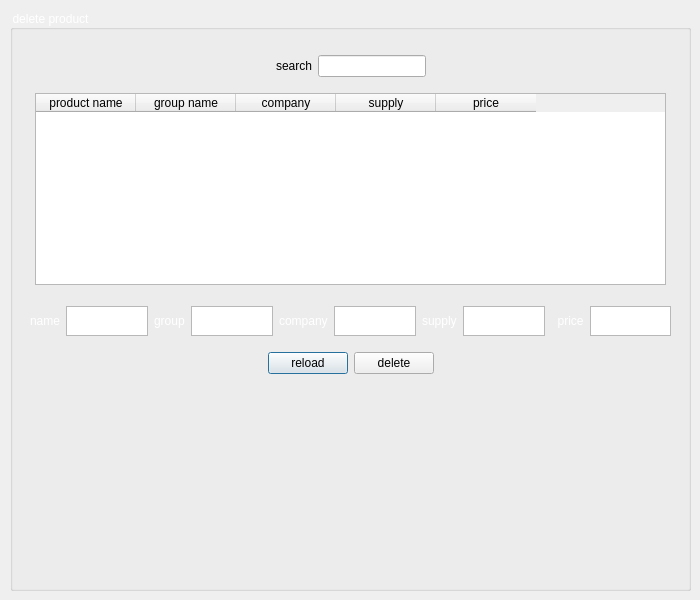
<?xml version="1.0" encoding="UTF-8"?>
<ui version="4.0">
 <class>delete</class>
 <widget class="QDialog" name="delete">
  <property name="geometry">
   <rect>
    <x>0</x>
    <y>0</y>
    <width>700</width>
    <height>600</height>
   </rect>
  </property>
  <property name="sizePolicy">
   <sizepolicy hsizetype="Fixed" vsizetype="Fixed">
    <horstretch>0</horstretch>
    <verstretch>0</verstretch>
   </sizepolicy>
  </property>
  <property name="maximumSize">
   <size>
    <width>700</width>
    <height>600</height>
   </size>
  </property>
  <property name="windowTitle">
   <string>Dialog</string>
  </property>
  <widget class="QWidget" name="back" native="true">
   <property name="geometry">
    <rect>
     <x>10</x>
     <y>10</y>
     <width>681</width>
     <height>581</height>
    </rect>
   </property>
   <property name="styleSheet">
    <string notr="true">#back
{
	border-image: url(:/new/prefix10/add.jpg);
}</string>
   </property>
   <layout class="QVBoxLayout" name="verticalLayout">
    <item>
     <widget class="QGroupBox" name="groupBox">
      <property name="styleSheet">
       <string notr="true">color:white;</string>
      </property>
      <property name="title">
       <string>delete product</string>
      </property>
      <widget class="QWidget" name="verticalWidget_4" native="true">
       <property name="geometry">
        <rect>
         <x>10</x>
         <y>30</y>
         <width>661</width>
         <height>541</height>
        </rect>
       </property>
       <property name="sizePolicy">
        <sizepolicy hsizetype="Fixed" vsizetype="Fixed">
         <horstretch>0</horstretch>
         <verstretch>0</verstretch>
        </sizepolicy>
       </property>
       <layout class="QVBoxLayout" name="verticalLayout_4">
        <property name="leftMargin">
         <number>5</number>
        </property>
        <property name="topMargin">
         <number>5</number>
        </property>
        <property name="rightMargin">
         <number>5</number>
        </property>
        <property name="bottomMargin">
         <number>5</number>
        </property>
        <item>
         <layout class="QVBoxLayout" name="verticalLayout_5">
          <property name="leftMargin">
           <number>5</number>
          </property>
          <property name="topMargin">
           <number>5</number>
          </property>
          <property name="rightMargin">
           <number>5</number>
          </property>
          <property name="bottomMargin">
           <number>5</number>
          </property>
          <item>
           <layout class="QHBoxLayout" name="horizontalLayout_7">
            <property name="leftMargin">
             <number>5</number>
            </property>
            <property name="topMargin">
             <number>5</number>
            </property>
            <property name="rightMargin">
             <number>5</number>
            </property>
            <property name="bottomMargin">
             <number>5</number>
            </property>
            <item>
             <spacer name="horizontalSpacer_3">
              <property name="orientation">
               <enum>Qt::Horizontal</enum>
              </property>
              <property name="sizeHint" stdset="0">
               <size>
                <width>40</width>
                <height>20</height>
               </size>
              </property>
             </spacer>
            </item>
            <item>
             <widget class="QLabel" name="label_5">
              <property name="sizePolicy">
               <sizepolicy hsizetype="Fixed" vsizetype="Fixed">
                <horstretch>0</horstretch>
                <verstretch>0</verstretch>
               </sizepolicy>
              </property>
              <property name="styleSheet">
               <string notr="true">color:black;</string>
              </property>
              <property name="text">
               <string>search</string>
              </property>
             </widget>
            </item>
            <item>
             <widget class="QLineEdit" name="searchline">
              <property name="sizePolicy">
               <sizepolicy hsizetype="Fixed" vsizetype="Fixed">
                <horstretch>0</horstretch>
                <verstretch>0</verstretch>
               </sizepolicy>
              </property>
              <property name="maximumSize">
               <size>
                <width>250</width>
                <height>30</height>
               </size>
              </property>
              <property name="styleSheet">
               <string notr="true">color:black;</string>
              </property>
             </widget>
            </item>
            <item>
             <spacer name="horizontalSpacer_4">
              <property name="orientation">
               <enum>Qt::Horizontal</enum>
              </property>
              <property name="sizeHint" stdset="0">
               <size>
                <width>40</width>
                <height>20</height>
               </size>
              </property>
             </spacer>
            </item>
           </layout>
          </item>
          <item>
           <layout class="QHBoxLayout" name="horizontalLayout_8">
            <property name="leftMargin">
             <number>5</number>
            </property>
            <property name="topMargin">
             <number>5</number>
            </property>
            <property name="rightMargin">
             <number>5</number>
            </property>
            <property name="bottomMargin">
             <number>5</number>
            </property>
            <item>
             <widget class="QTableWidget" name="show">
              <property name="styleSheet">
               <string notr="true">color:black;</string>
              </property>
              <column>
               <property name="text">
                <string>product name</string>
               </property>
              </column>
              <column>
               <property name="text">
                <string>group name</string>
               </property>
              </column>
              <column>
               <property name="text">
                <string>company</string>
               </property>
              </column>
              <column>
               <property name="text">
                <string>supply</string>
               </property>
              </column>
              <column>
               <property name="text">
                <string>price</string>
               </property>
              </column>
             </widget>
            </item>
           </layout>
          </item>
         </layout>
        </item>
        <item>
         <layout class="QHBoxLayout" name="horizontalLayout_13">
          <property name="leftMargin">
           <number>5</number>
          </property>
          <property name="topMargin">
           <number>5</number>
          </property>
          <property name="rightMargin">
           <number>5</number>
          </property>
          <property name="bottomMargin">
           <number>5</number>
          </property>
          <item>
           <widget class="QLabel" name="label_9">
            <property name="text">
             <string>name</string>
            </property>
           </widget>
          </item>
          <item>
           <widget class="QTextBrowser" name="name_2">
            <property name="sizePolicy">
             <sizepolicy hsizetype="Fixed" vsizetype="Fixed">
              <horstretch>0</horstretch>
              <verstretch>0</verstretch>
             </sizepolicy>
            </property>
            <property name="maximumSize">
             <size>
              <width>200</width>
              <height>30</height>
             </size>
            </property>
           </widget>
          </item>
          <item>
           <widget class="QLabel" name="label_10">
            <property name="sizePolicy">
             <sizepolicy hsizetype="Fixed" vsizetype="Fixed">
              <horstretch>0</horstretch>
              <verstretch>0</verstretch>
             </sizepolicy>
            </property>
            <property name="text">
             <string>group</string>
            </property>
           </widget>
          </item>
          <item>
           <widget class="QTextBrowser" name="group_2">
            <property name="sizePolicy">
             <sizepolicy hsizetype="Fixed" vsizetype="Fixed">
              <horstretch>0</horstretch>
              <verstretch>0</verstretch>
             </sizepolicy>
            </property>
            <property name="maximumSize">
             <size>
              <width>200</width>
              <height>30</height>
             </size>
            </property>
           </widget>
          </item>
          <item>
           <widget class="QLabel" name="label">
            <property name="text">
             <string>company</string>
            </property>
           </widget>
          </item>
          <item>
           <widget class="QTextBrowser" name="textBrowser">
            <property name="sizePolicy">
             <sizepolicy hsizetype="Fixed" vsizetype="Fixed">
              <horstretch>0</horstretch>
              <verstretch>0</verstretch>
             </sizepolicy>
            </property>
            <property name="maximumSize">
             <size>
              <width>200</width>
              <height>30</height>
             </size>
            </property>
           </widget>
          </item>
          <item>
           <widget class="QLabel" name="label_11">
            <property name="sizePolicy">
             <sizepolicy hsizetype="Fixed" vsizetype="Fixed">
              <horstretch>0</horstretch>
              <verstretch>0</verstretch>
             </sizepolicy>
            </property>
            <property name="text">
             <string>supply</string>
            </property>
           </widget>
          </item>
          <item>
           <widget class="QTextBrowser" name="supply_2">
            <property name="sizePolicy">
             <sizepolicy hsizetype="Fixed" vsizetype="Fixed">
              <horstretch>0</horstretch>
              <verstretch>0</verstretch>
             </sizepolicy>
            </property>
            <property name="maximumSize">
             <size>
              <width>200</width>
              <height>30</height>
             </size>
            </property>
           </widget>
          </item>
          <item>
           <widget class="QLabel" name="label_12">
            <property name="sizePolicy">
             <sizepolicy hsizetype="Fixed" vsizetype="Fixed">
              <horstretch>0</horstretch>
              <verstretch>0</verstretch>
             </sizepolicy>
            </property>
            <property name="text">
             <string>  price</string>
            </property>
           </widget>
          </item>
          <item>
           <widget class="QTextBrowser" name="price_2">
            <property name="sizePolicy">
             <sizepolicy hsizetype="Fixed" vsizetype="Fixed">
              <horstretch>0</horstretch>
              <verstretch>0</verstretch>
             </sizepolicy>
            </property>
            <property name="maximumSize">
             <size>
              <width>200</width>
              <height>30</height>
             </size>
            </property>
           </widget>
          </item>
         </layout>
        </item>
        <item>
         <layout class="QHBoxLayout" name="horizontalLayout_11">
          <property name="leftMargin">
           <number>5</number>
          </property>
          <property name="topMargin">
           <number>5</number>
          </property>
          <property name="rightMargin">
           <number>5</number>
          </property>
          <property name="bottomMargin">
           <number>5</number>
          </property>
          <item>
           <spacer name="horizontalSpacer_2">
            <property name="orientation">
             <enum>Qt::Horizontal</enum>
            </property>
            <property name="sizeHint" stdset="0">
             <size>
              <width>40</width>
              <height>20</height>
             </size>
            </property>
           </spacer>
          </item>
          <item>
           <widget class="QPushButton" name="reload_2">
            <property name="styleSheet">
             <string notr="true">color:black;</string>
            </property>
            <property name="text">
             <string>reload</string>
            </property>
           </widget>
          </item>
          <item>
           <widget class="QPushButton" name="delete_2">
            <property name="styleSheet">
             <string notr="true">color:black;</string>
            </property>
            <property name="text">
             <string>delete</string>
            </property>
           </widget>
          </item>
          <item>
           <spacer name="horizontalSpacer">
            <property name="orientation">
             <enum>Qt::Horizontal</enum>
            </property>
            <property name="sizeHint" stdset="0">
             <size>
              <width>40</width>
              <height>20</height>
             </size>
            </property>
           </spacer>
          </item>
         </layout>
        </item>
        <item>
         <spacer name="verticalSpacer_2">
          <property name="orientation">
           <enum>Qt::Vertical</enum>
          </property>
          <property name="sizeHint" stdset="0">
           <size>
            <width>20</width>
            <height>40</height>
           </size>
          </property>
         </spacer>
        </item>
       </layout>
      </widget>
     </widget>
    </item>
   </layout>
  </widget>
 </widget>
 <resources/>
 <connections/>
</ui>
